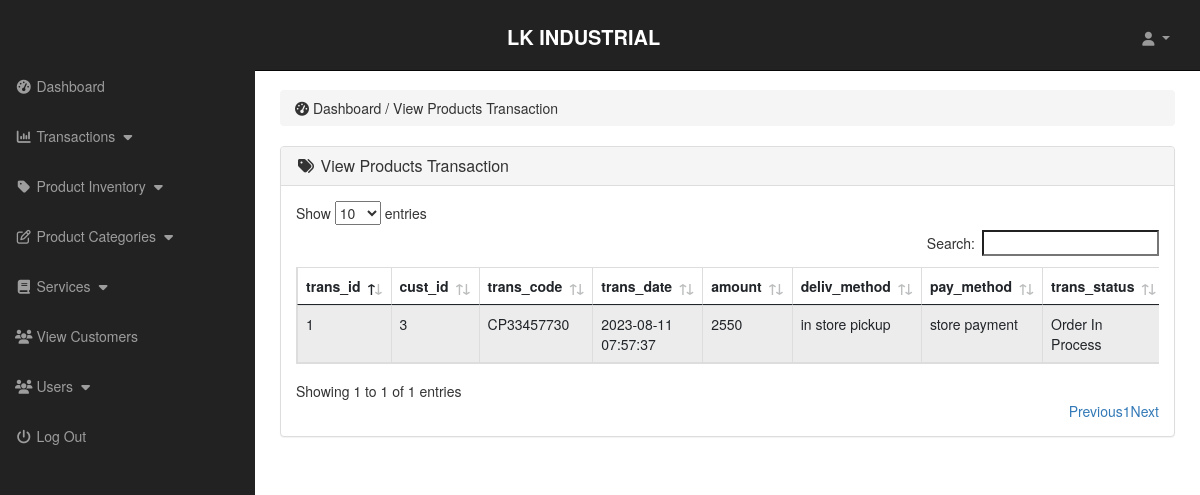
The app's page /admin-side/index.php?productsTrans (signed in) with its own data.
### tables this page shows
CREATE TABLE `user_transactions` (
  `trans_id` int(10) NOT NULL,
  `cust_id` int(100) NOT NULL,
  `trans_code` varchar(255) NOT NULL,
  `trans_date` varchar(255) NOT NULL,
  `amount` int(100) NOT NULL,
  `deliv_method` varchar(255) NOT NULL,
  `pay_method` varchar(255) NOT NULL,
  `trans_status` varchar(255) NOT NULL
);

### admin-side/transaction/view-products.php (the view, shortened to what this page needs)
<?php
    if(!isset($_SESSION['admin_email'])){
        echo "<script>window.open('../login.php','_self')</script>";
    }else{
?>
<div class="row mt-5">
    <div class="col-lg-12">
        <ol class="breadcrumb">
            <li>
                <i class="fa fa-dashboard"></i> Dashboard / View Products Transaction
            </li>
        </ol>
    </div>
</div>
<div class="row">
  <div class="col-lg-12">
    <div class="panel panel-default">
      <div class="panel-heading">
        <h3 class="panel-title">
          <i class="fa fa-tags fa-fw"></i> View Products Transaction
        </h3>
      </div>
            <div class="panel-body">
                <div class="table-responsive">
                    <table id="admin_table" class="table table-hover table-striped table-bordered">
                        <thead>
                            <tr>
                            <th>trans_id</th>
                            <th>cust_id</th>
                            <th>trans_code</th>
                            <th>trans_date</th>
                            <th>amount</th>
                            <th>deliv_method</th>
                            <th>pay_method</th>
                            <th>trans_status</th>
                            </tr>
                        </thead>
                        <tbody>
                          <?php
                            $rowNumber = 0;
                            while($transact= mysqli_fetch_assoc($run_transact)) {
                                $rowNumber++;
                                echo "<tr>";
                                echo "<td>" . $rowNumber . "</td>";
                                echo "<td>" . $transact['cust_id'] . "</td>";
                                echo "<td>" . $transact['trans_code'] . "</td>";
                                echo "<td>" . $transact['trans_date'] . "</td>";
                                echo "<td>" . $transact['amount'] . "</td>";
                                echo "<td>" . $transact['deliv_method'] . "</td>";
                                echo "<td>" . $transact['pay_method'] . "</td>";
                                echo "<td>" . $transact['trans_status'] . "</td>";
                                echo "</tr>";
                            }
                          ?>
                        </tbody>
          </table>
        </div>
      </div>
    </div>
  </div>
</div>
<?php } ?>

### admin-side/css/style2.css (style rules this page uses)
body { margin-top: 100px; z-index: 1; }
@media (min-width: 768px) { body { margin-top: 50px; } }
.panel-body { border-radius: 5px; }

### records on screen
user_transactions: cust "3", trans_code "CP33457730", trans_date "2023-08-11 07:57:37", amount "2550", deliv_method "in store pickup", pay_method "store payment", trans_status "Order In Process"
